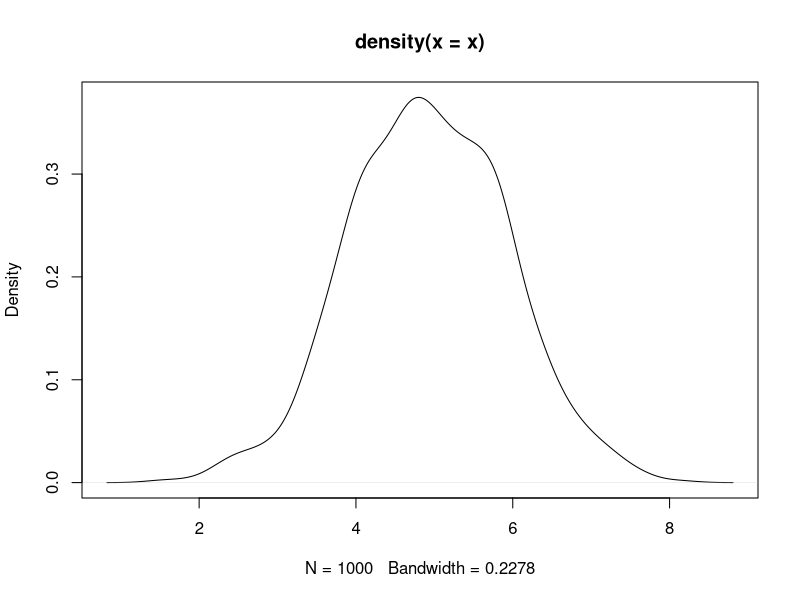

Generate this figure with R:
## ---- chunk 1
knitr::opts_chunk$set(echo = TRUE)
## ---- chunk 2
x <- rnorm(1000) + 5


## ---- chunk 3
plot(density(x))
